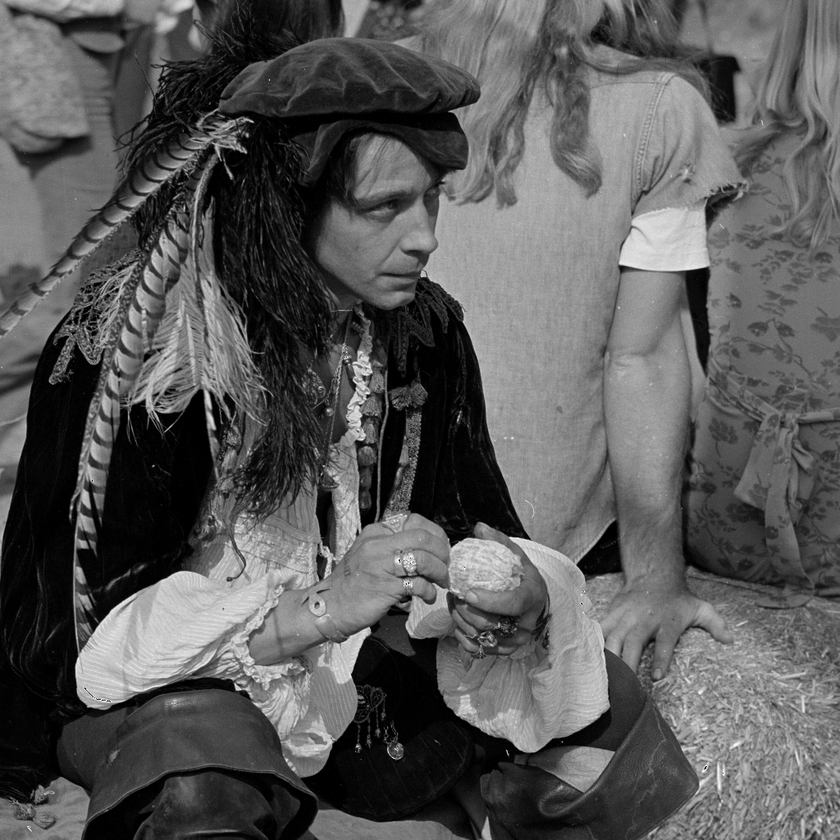
#> input picture Dataset/5.3.01.tiff, 840 x 840 px, shrunk from 1024 x 1024 before the run, found by its file name
$ python Salt_Piper_Noise_Add_and_Remove.py
#> lines starting #> are read from the running program, lines starting #| are printed output that depends on the picture
import numpy as np
import scipy.ndimage as ndi
import skimage.io as io
import matplotlib.pyplot as plt
from skimage.util import random_noise

img = io.imread('U:\\4-1\\Digital Image Processing LAB\\Lab_Report_4_5_6_7_8\\Dataset\\misc\\5.3.01.tiff')
#> img is the input picture: shape (840, 840); min 0, max 255, mean 89

plt.title('Original Image')
plt.axis('Off')
plt.imshow(img, cmap='gray')
plt.show()

img_noise1 = random_noise(img, mode='s&p',amount=0.05)
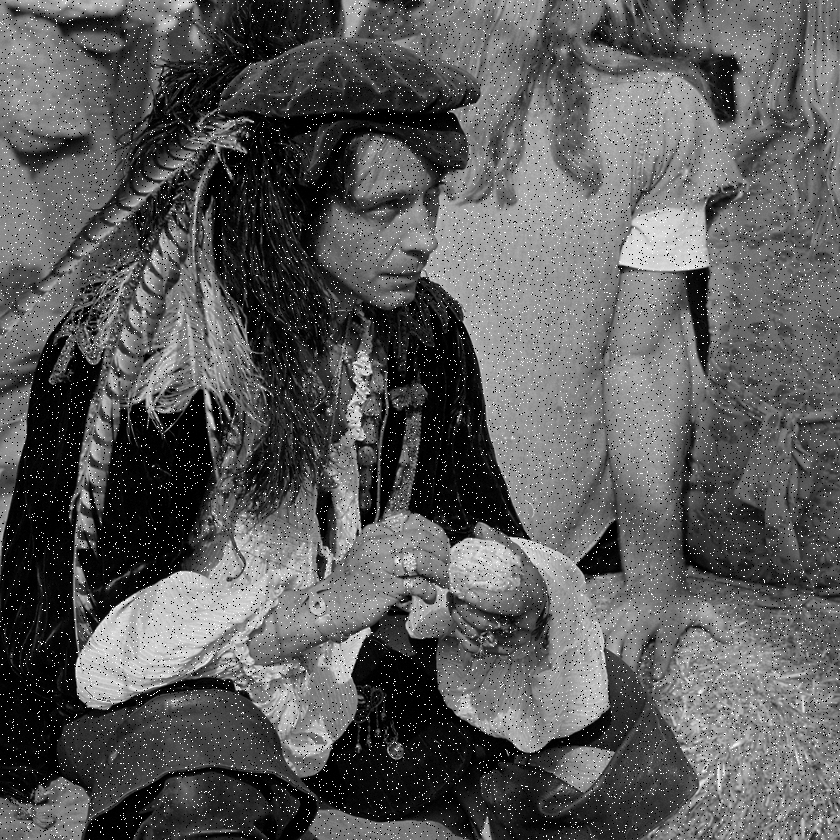
#> img_noise1: shape (840, 840) float64; min 0, max 1, mean 0.356
img_noise2 = random_noise(img, mode='s&p',amount=0.1)
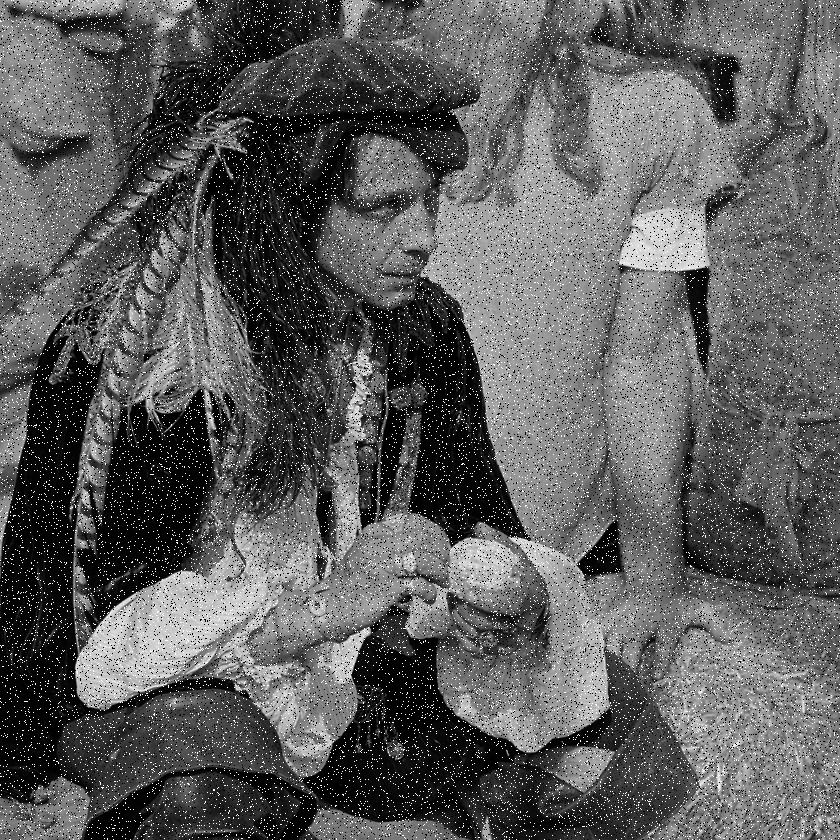
#> img_noise2: shape (840, 840) float64; min 0, max 1, mean 0.364
img_noise3 = random_noise(img, mode='s&p',amount=0.15)
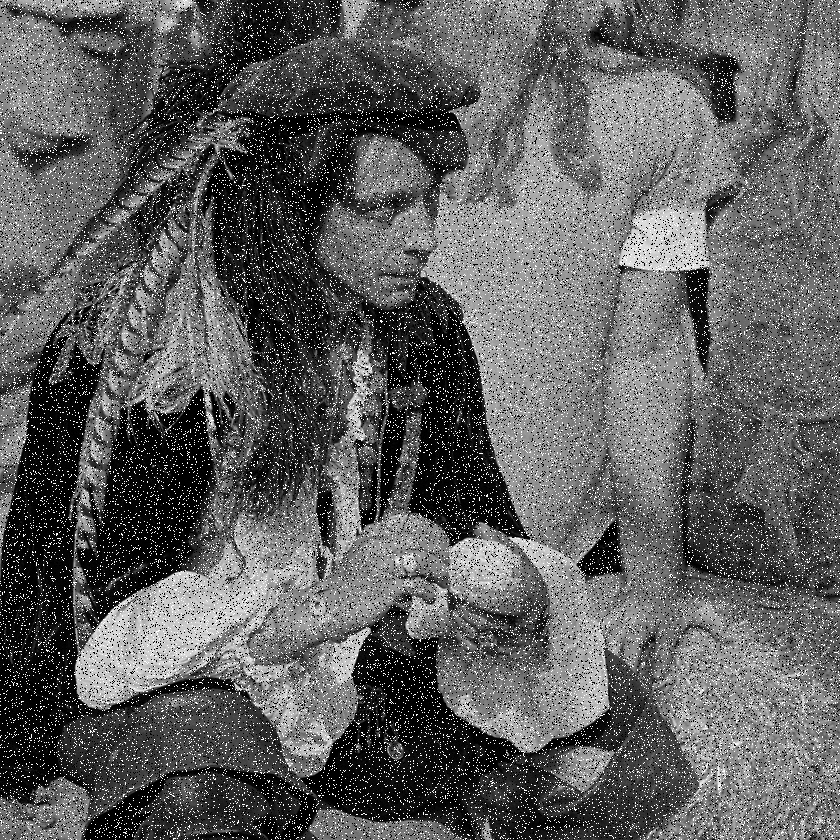
#> img_noise3: shape (840, 840) float64; min 0, max 1, mean 0.372

plt.subplot(1,3,1)
plt.title('5% noisy image')
plt.axis('Off')
plt.imshow(img_noise1, cmap='gray')


plt.subplot(1,3,2)
plt.title('10% noisy image')
plt.axis('Off')
plt.imshow(img_noise2, cmap='gray')

plt.subplot(1,3,3)
plt.title('15% noisy image')
plt.axis('Off')
plt.imshow(img_noise3, cmap='gray')

plt.show()
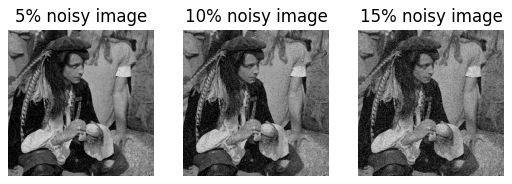
#> figure drawn by matplotlib, 3 panels

# Low pass filter

img_LP_filter1=ndi.uniform_filter(img_noise1,3)
img_LP_filter2=ndi.uniform_filter(img_noise2,3)
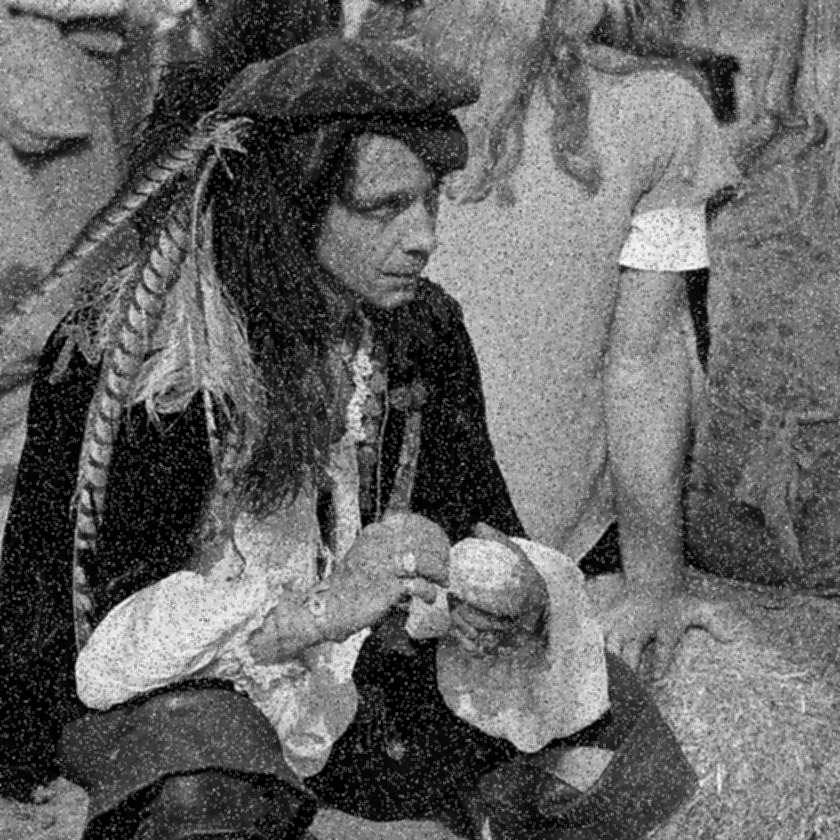
#> img_LP_filter2: shape (840, 840) float64; min -1.37e-15, max 0.925, mean 0.364; drawn with min black and max white
img_LP_filter3=ndi.uniform_filter(img_noise3,3)

plt.subplot(3,1,1)
plt.title('remove 5% noise using LP filter')
plt.axis('Off')
plt.imshow(img_LP_filter1, cmap='gray')


plt.subplot(3,1,2)
plt.title('remove 10% noise using LP filter')
plt.axis('Off')
plt.imshow(img_LP_filter1, cmap='gray')

plt.subplot(3,1,3)
plt.title('remove 15% noise using LP filter')
plt.axis('Off')
plt.imshow(img_LP_filter1, cmap='gray')

plt.show()

# Median Filter
img_median_filter1=ndi.median_filter(img_noise1,3)
img_median_filter2=ndi.median_filter(img_noise2,3)
img_median_filter3=ndi.median_filter(img_noise3,3)

plt.subplot(3,1,1)
plt.title('remove 5% noise using median filter')
plt.axis('Off')
plt.imshow(img_median_filter1, cmap='gray')


plt.subplot(3,1,2)
plt.title('remove 10% noise using median filter')
plt.axis('Off')
plt.imshow(img_median_filter1, cmap='gray')

plt.subplot(3,1,3)
plt.title('remove 15% noise using median filter')
plt.axis('Off')
plt.imshow(img_median_filter1, cmap='gray')

plt.show()

# Rank Order Filter
mask = np.array([
                [0, 1, 0],
                [1, 1, 1],
                [0, 1, 0]
                ])

img_rank_order_filter1=ndi.median_filter(img_noise1,footprint=mask)
img_rank_order_filter2=ndi.median_filter(img_noise2,footprint=mask)
img_rank_order_filter3=ndi.median_filter(img_noise3,footprint=mask)

plt.subplot(3,1,1)
plt.title('remove 5% noise using rank-order filter')
plt.axis('Off')
plt.imshow(img_rank_order_filter1, cmap='gray')


plt.subplot(3,1,2)
plt.title('remove 10% noise using rank-order filter')
plt.axis('Off')
plt.imshow(img_rank_order_filter1, cmap='gray')

plt.subplot(3,1,3)
plt.title('remove 15% noise using rank-order filter')
plt.axis('Off')
plt.imshow(img_rank_order_filter1, cmap='gray')

plt.show()


# Outlier Method
avg_mask = np.array([
                [1, 1, 1],
                [1, 0, 1],
                [1, 1, 1]
                ])/8.0

img_filter1=ndi.convolve(img_noise1,avg_mask)
img_filter2=ndi.convolve(img_noise2,avg_mask)
img_filter3=ndi.convolve(img_noise3,avg_mask)
D = 0.5
r = ( (img_noise1-img_filter1) > D )*1.0
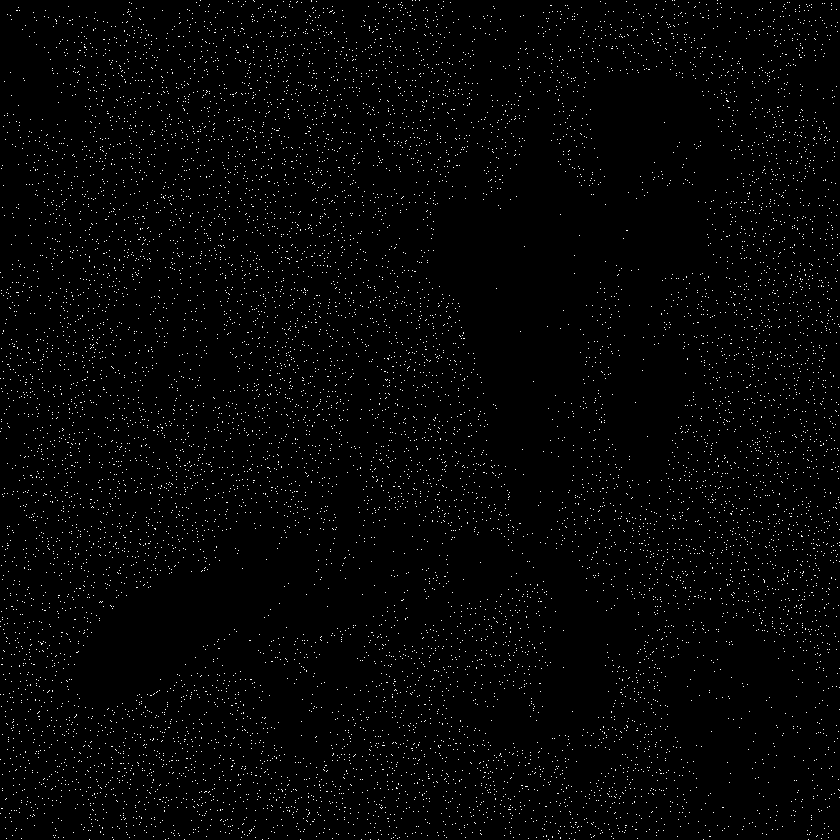
#> r: shape (840, 840) float64; values 0 (black) and 1 (white), 1.7% white in thin lines or dots
plt.subplot(3,1,1)
plt.title('remove 5% noise using outlier method')
plt.axis('Off')
plt.imshow(r*img_filter1 + (1-r)*img_noise1, cmap='gray')


plt.subplot(3,1,2)
plt.title('remove 10% noise using outlier method')
plt.axis('Off')
plt.imshow(r*img_filter1 + (1-r)*img_noise2, cmap='gray')

plt.subplot(3,1,3)
plt.title('remove 15% noise using outlier method')
plt.axis('Off')
plt.imshow(r*img_filter1 + (1-r)*img_noise3, cmap='gray')

plt.show()
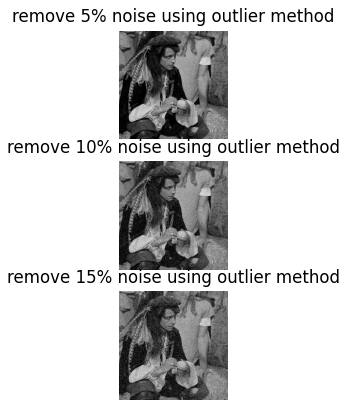
#> figure drawn by matplotlib, 3 panels
